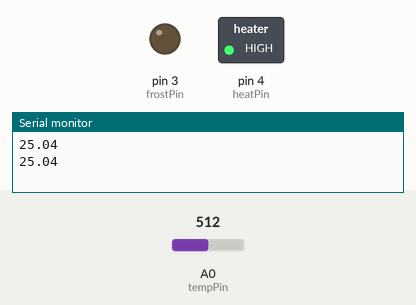
Simulated run of this sketch. Board: Arduino Uno, built with avr-gcc and run on an emulated ATmega328P. Parts: switched loads named in the sketch (green lamp = pin HIGH), output pins drawn as LEDs (lit = HIGH), the last lines printed to the serial monitor. The test bench sets the inputs (shaded band); at power-on: A0 (tempPin) = 512.

Above: at 1.8 s.
1.9 s: A0 (tempPin) set to 501
At 3.2 s:
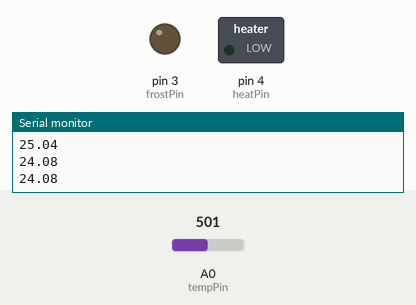
3.5 s: A0 (tempPin) set to 462
5.2 s: A0 (tempPin) set to 445
At 6.5 s:
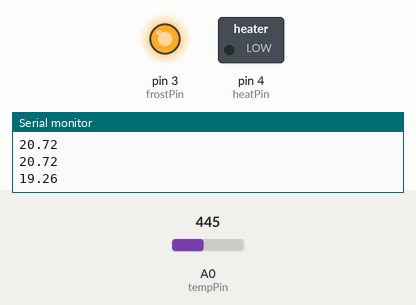
7.5 s: A0 (tempPin) set to 511
At 9.2 s:
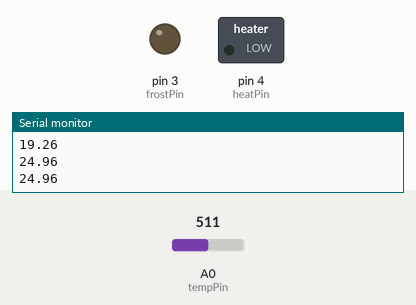
9.5 s: A0 (tempPin) set to 306
At 10.9 s:
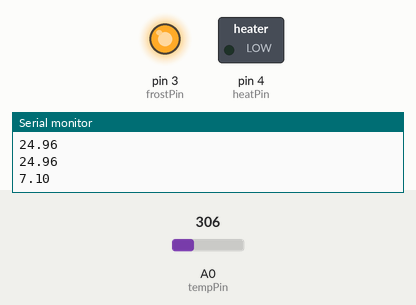
Timing chart, 0 to 12.5 s (numbered marks = the images above; inputs shaded):
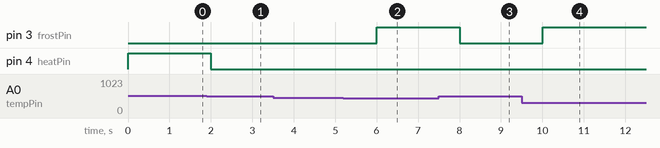

Measured:
- the behaviour switches between 512 and 511 on A0 (tempPin) (found by bisection; images 0 and 1)
- the behaviour switches between 454 and 453 on A0 (tempPin) (found by bisection; images 1 and 2)
- after the input at 1.9 s, pin 4 (heatPin): HIGH → LOW after 0.10 s
- after the input at 5.2 s, pin 3 (frostPin): LOW → HIGH after 0.81 s
- after the input at 7.5 s, pin 3 (frostPin): HIGH → LOW after 0.51 s
- after the input at 9.5 s, pin 3 (frostPin): LOW → HIGH after 0.51 s

The sketch:

HeatFrostDetector.ino
```cpp
// Demo of Grove - Starter Kit V2.0

// Reads the value of the Grove - Temperature Sensor, converts it to a Celsius temperature,
// and prints it to the serial console.
// Connect the Grove - Temperature Sensor to the socket marked A0
// Open the Serial Monitor in the Arduino IDE after uploading

// Define the pin to which the temperature sensor is connected.
const int tempPin = A0;
// Define the pin to which the LED is connected
const int heatPin = 4;
const int frostPin = 3;

// Define the B-value of the thermistor.
// This value is a property of the thermistor used in the Grove - Temperature Sensor,
// and used to convert from the analog value it measures and a temperature value.
const int B = 3975;

// Define the heat threshold in deg Celsius
const int heat = 25;
const int frost = 20;

void setup()
{
    // Configure the serial communication line at 9600 baud (bits per second.)
    Serial.begin(9600);
    pinMode(heatPin, OUTPUT);
    pinMode(frostPin, OUTPUT);
}

void loop()
{
    // Get the (raw) value of the temperature sensor.
    int val = analogRead(tempPin);

    // Determine the current resistance of the thermistor based on the sensor value.
    float resistance = (float)(1023-val)*10000/val;

    // Calculate the temperature based on the resistance value.
    float temperature = 1/(log(resistance/10000)/B+1/298.15)-273.15;

    // Light LED if temperature is above a threshold
    if (temperature > heat)
    {
        digitalWrite(heatPin, HIGH);
        digitalWrite(frostPin, LOW);
    }
    else if (temperature < frost)
    {
        digitalWrite(frostPin, HIGH);
        digitalWrite(heatPin, LOW);
    }
    else
    {
        digitalWrite(heatPin, LOW);
        digitalWrite(frostPin, LOW);
    }

    // Print the temperature to the serial console.
    Serial.println(temperature);

    // Wait one second between measurements.
    delay(1000);
}
```
